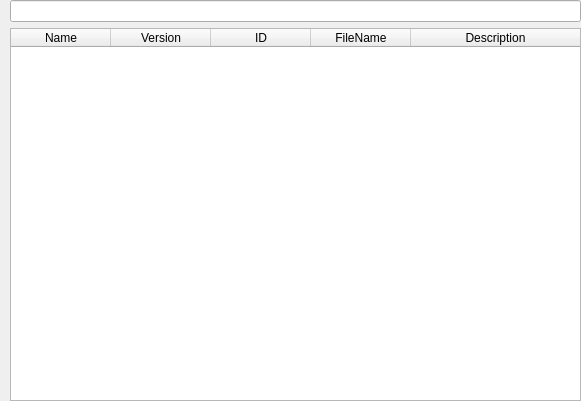
<?xml version="1.0" encoding="UTF-8"?>
<ui version="4.0">
 <class>PluginsInfo</class>
 <widget class="QWidget" name="PluginsInfo">
  <property name="geometry">
   <rect>
    <x>0</x>
    <y>0</y>
    <width>581</width>
    <height>401</height>
   </rect>
  </property>
  <property name="sizePolicy">
   <sizepolicy hsizetype="Preferred" vsizetype="Preferred">
    <horstretch>0</horstretch>
    <verstretch>0</verstretch>
   </sizepolicy>
  </property>
  <layout class="QGridLayout" name="Layout">
   <property name="leftMargin">
    <number>10</number>
   </property>
   <property name="topMargin">
    <number>0</number>
   </property>
   <property name="rightMargin">
    <number>0</number>
   </property>
   <property name="bottomMargin">
    <number>0</number>
   </property>
   <item row="0" column="0">
    <widget class="QLineEdit" name="lineEdit"/>
   </item>
   <item row="1" column="0">
    <widget class="QTableWidget" name="tableWidget">
     <property name="editTriggers">
      <set>QAbstractItemView::NoEditTriggers</set>
     </property>
     <property name="selectionMode">
      <enum>QAbstractItemView::NoSelection</enum>
     </property>
     <property name="verticalScrollMode">
      <enum>QAbstractItemView::ScrollPerPixel</enum>
     </property>
     <property name="horizontalScrollMode">
      <enum>QAbstractItemView::ScrollPerPixel</enum>
     </property>
     <attribute name="horizontalHeaderStretchLastSection">
      <bool>true</bool>
     </attribute>
     <attribute name="verticalHeaderVisible">
      <bool>false</bool>
     </attribute>
     <column>
      <property name="text">
       <string>Name</string>
      </property>
     </column>
     <column>
      <property name="text">
       <string>Version</string>
      </property>
     </column>
     <column>
      <property name="text">
       <string>ID</string>
      </property>
     </column>
     <column>
      <property name="text">
       <string>FileName</string>
      </property>
     </column>
     <column>
      <property name="text">
       <string>Description</string>
      </property>
     </column>
    </widget>
   </item>
  </layout>
 </widget>
 <resources/>
 <connections/>
</ui>
